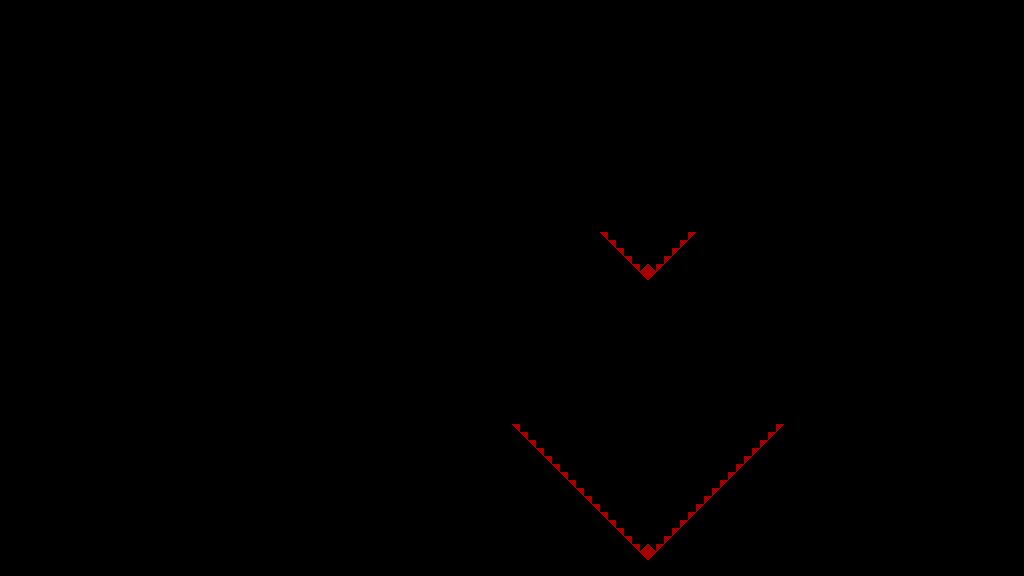

This game map was drawn from its Tiled (.tmx) file and the tilesets committed beside it. A one-line description and the trimmed map source follow:
An orthogonal 128x72 tile map with 8x8 px tiles, 1 tile layer (T_Spikes) and 60 objects.

<map version="1.4" tiledversion="1.4.3" orientation="orthogonal" renderorder="right-down" width="128" height="72" tilewidth="8" tileheight="8" infinite="0" nextlayerid="8" nextobjectid="1095">
 <tileset firstgid="1" source="../../../Sprites/Tiles/DEV/flat/T_spr_nv_flat_0.tsx" />
 <layer id="1" name="T_Spikes" width="128" height="72">
  <data>[9216 cells, 50 non-empty, 1 distinct tile ids]</data>
 </layer>
 <objectgroup id="2" name="C_Solid">
  <object id="947" x="648" y="560">
   <polygon points="0,0 136,-136 136,0" />
  </object>
  <object id="948" x="576" y="460">
   <polygon points="0,0 72,-72 144,0" />
  </object>
  <object id="949" x="576" y="460">
   <polygon points="0,0 72,72 144,0" />
  </object>
  <object id="950" x="512" y="424">
   <polygon points="0,0 136,136 0,136" />
  </object>
  <object id="951" x="784" y="416" width="24" height="48" />
  <object id="958" x="776" y="416" width="8" height="8" />
  <object id="959" x="512" y="416" width="8" height="8" />
  <object id="967" x="16" y="464" width="496" height="96" />
  <object id="1024" x="16" y="224" width="544" height="72" />
  <object id="1025" x="256" y="160" width="120" height="64" />
  <object id="1026" x="376" y="160">
   <polygon points="0,0 64,64 0,64" />
  </object>
  <object id="1027" x="480" y="224">
   <polygon points="0,0 40,-40 40,0" />
  </object>
  <object id="1029" x="520" y="184" width="40" height="40" />
  <object id="1030" x="560" y="280" width="304" height="16" />
  <object id="1032" x="560" y="184">
   <polygon points="0,0 48,48 0,48" />
  </object>
  <object id="1033" x="600" y="232">
   <polygon points="0,0 48,48 0,48" />
  </object>
  <object id="1035" x="560" y="232" width="40" height="48" />
  <object id="1036" x="648" y="280">
   <polygon points="0,0 48,-48 48,0" />
  </object>
  <object id="1037" x="696" y="232" width="40" height="48" />
  <object id="1039" x="688" y="232">
   <polygon points="0,0 48,-48 48,0" />
  </object>
  <object id="1040" x="576" y="116">
   <polygon points="0,0 72,72 144,0" />
  </object>
  <object id="1041" x="576" y="116">
   <polygon points="0,0 72,-72 144,0" />
  </object>
  <object id="1043" x="968" y="360">
   <polygon points="0,0 40,-40 40,40" />
  </object>
  <object id="1044" x="968" y="280">
   <polygon points="0,0 40,-40 40,40" />
  </object>
  <object id="1045" x="880" y="272">
   <polygon points="0,0 40,40 0,80" />
  </object>
  <object id="1048" x="1008" y="16" width="16" height="448" />
  <object id="1049" x="864" y="232" width="16" height="160" />
  <object id="1054" x="864" y="392">
   <polygon points="0,0 -96,-96 0,-96" />
  </object>
  <object id="1055" x="736" y="224" width="128" height="56" />
  <object id="1056" x="880" y="352">
   <polygon points="0,0 40,40 0,40" />
  </object>
  <object id="1059" x="0" y="0" width="1024" height="16" />
  <object id="1060" x="736" y="184" width="40" height="40" />
  <object id="1061" x="776" y="184">
   <polygon points="0,0 40,40 0,40" />
  </object>
  <object id="1062" x="880" y="232">
   <polygon points="0,0 40,0 0,40" />
  </object>
  <object id="1063" x="944" y="464">
   <polygon points="0,0 64,-64 64,0" />
  </object>
  <object id="1065" x="808" y="464">
   <polygon points="0,0 0,-48 48,0" />
  </object>
  <object id="1066" x="784" y="464" width="240" height="96" />
  <object id="1068" x="488" y="416" width="24" height="48" />
  <object id="1069" x="488" y="416">
   <polygon points="0,0 -48,48 0,48" />
  </object>
  <object id="1070" x="648" y="16">
   <polygon points="0,0 96,96 96,0" />
  </object>
  <object id="1071" x="744" y="16" width="264" height="96" />
  <object id="1072" x="552" y="112">
   <polygon points="0,0 0,-96 96,-96" />
  </object>
  <object id="1073" x="448" y="16" width="104" height="96" />
  <object id="1074" x="1008" y="240">
   <polygon points="0,0 -128,-128 0,-128" />
  </object>
  <object id="1075" x="864" y="224" width="48" height="8" />
  <object id="1076" x="872" y="392" width="40" height="8" />
  <object id="1077" x="0" y="560" width="1024" height="16" />
  <object id="1078" x="912" y="224">
   <polygon points="0,0 8,8 0,8" />
  </object>
  <object id="1079" x="912" y="392">
   <polygon points="0,0 8,0 0,8" />
  </object>
  <object id="1082" x="192" y="192" width="64" height="32" />
  <object id="1093" x="864" y="392">
   <polygon points="0,0 8,8 8,0" />
  </object>
  <object id="1094" x="0" y="16" width="16" height="544" />
 </objectgroup>
 <objectgroup id="3" name="C_Balls">
  <object id="1080" x="176" y="184" width="8" height="8" />
  <object id="1081" x="856" y="200" width="8" height="8" />
 </objectgroup>
 <objectgroup id="4" name="C_Orbs">
  <object id="1087" x="670" y="52" width="8" height="8" />
  <object id="1088" x="686" y="68" width="8" height="8" />
  <object id="1089" x="702" y="84" width="8" height="8" />
  <object id="1090" x="618" y="52" width="8" height="8" />
  <object id="1091" x="602" y="68" width="8" height="8" />
  <object id="1092" x="586" y="84" width="8" height="8" />
 </objectgroup>
 <objectgroup id="7" name="C_Spikes" />
</map>
